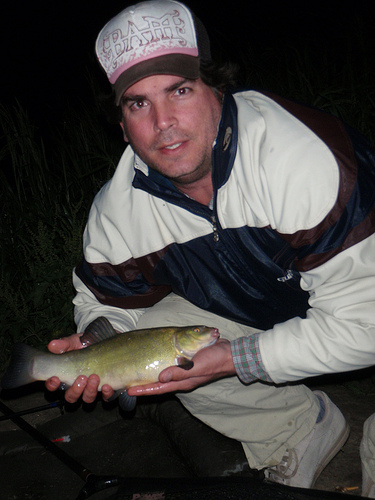
#> input picture 模拟/第二次模拟/2图片处理/Imagedata/n01440764/ILSVRC2012_val_00030740.JPEG, 375 x 500 px
$ python task.py
#> lines starting #> are read from the running program, lines starting #| are printed output that depends on the picture
import cv2
import numpy as np
dst_size = (224,224)
Image_std = [0.229, 0.224, 0.225]
Image_mean = [0.485, 0.456, 0.406]
_std = np.array(Image_std).reshape((1, 1, 3))
_mean = np.array(Image_mean).reshape((1, 1, 3))

image_src = cv2.imread('Imagedata/n01440764/ILSVRC2012_val_00030740.JPEG')
#> image_src is the input picture: shape (500, 375, 3); mean B, G, R 62.1, 63.8, 67.1
image = cv2.resize(image_src,(256,256))
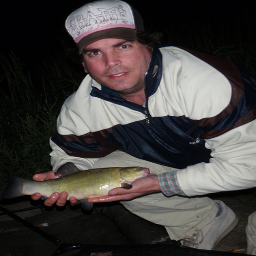
#> image: shape (256, 256, 3); mean B, G, R 62, 63.7, 67
height, width = image.shape[:2]
#> height = 256; width = 256
startx, starty = width//2-dst_size[0]//2, height//2-dst_size[1]//2
#> startx = 16; starty = 16
image = image[startx:startx+dst_size[0],starty:starty+dst_size[1]]
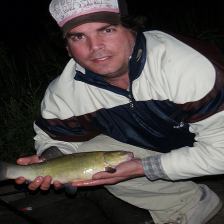
#> image: shape (224, 224, 3); mean B, G, R 71.8, 73.7, 78.2
normalized_image = (image - _mean) / _std

cv2.imwrite('02.jpeg',normalized_image)
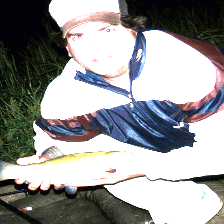
#> saved as 02.jpeg: shape (224, 224, 3); mean B, G, R 151.6, 151.4, 151.3

$ run again, with 模拟/第二次模拟/2图片处理/Imagedata/n01440764/ILSVRC2012_val_00009111.JPEG copied over 模拟/第二次模拟/2图片处理/Imagedata/n01440764/ILSVRC2012_val_00030740.JPEG
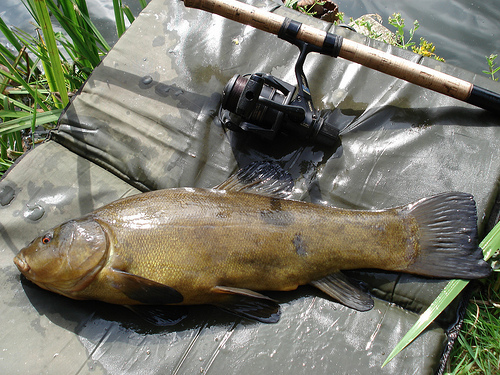
#> input picture 模拟/第二次模拟/2图片处理/Imagedata/n01440764/ILSVRC2012_val_00009111.JPEG, 500 x 375 px
#> image_src is the input picture: shape (375, 500, 3); mean B, G, R 106.6, 121.1, 121.7
#> `image = image[startx:startx+dst_size[0],starty:starty+dst_size[1]]`:
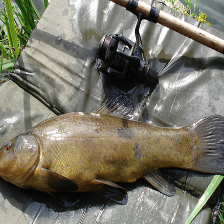
#> image: shape (224, 224, 3); mean B, G, R 102.7, 116.8, 119.7
#> `cv2.imwrite('02.jpeg',normalized_image)`:
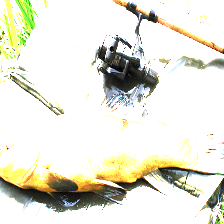
#> saved as 02.jpeg: shape (224, 224, 3); mean B, G, R 215.8, 228.7, 229.1

$ run again, with 模拟/第二次模拟/2图片处理/Imagedata/n01440764/ILSVRC2012_val_00046252.JPEG copied over 模拟/第二次模拟/2图片处理/Imagedata/n01440764/ILSVRC2012_val_00030740.JPEG
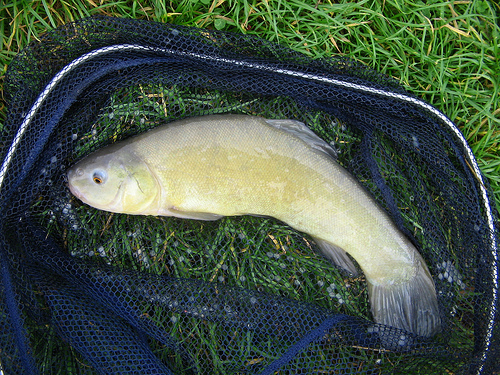
#> input picture 模拟/第二次模拟/2图片处理/Imagedata/n01440764/ILSVRC2012_val_00046252.JPEG, 500 x 375 px
#> image_src is the input picture: shape (375, 500, 3); mean B, G, R 71.2, 83.8, 68.6
#> `image = image[startx:startx+dst_size[0],starty:starty+dst_size[1]]`:
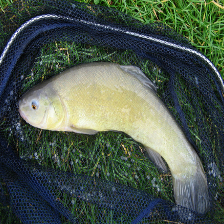
#> image: shape (224, 224, 3); mean B, G, R 77.2, 87.5, 74.5
#> `cv2.imwrite('02.jpeg',normalized_image)`:
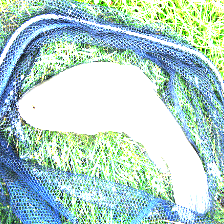
#> saved as 02.jpeg: shape (224, 224, 3); mean B, G, R 203.8, 211, 179.4
